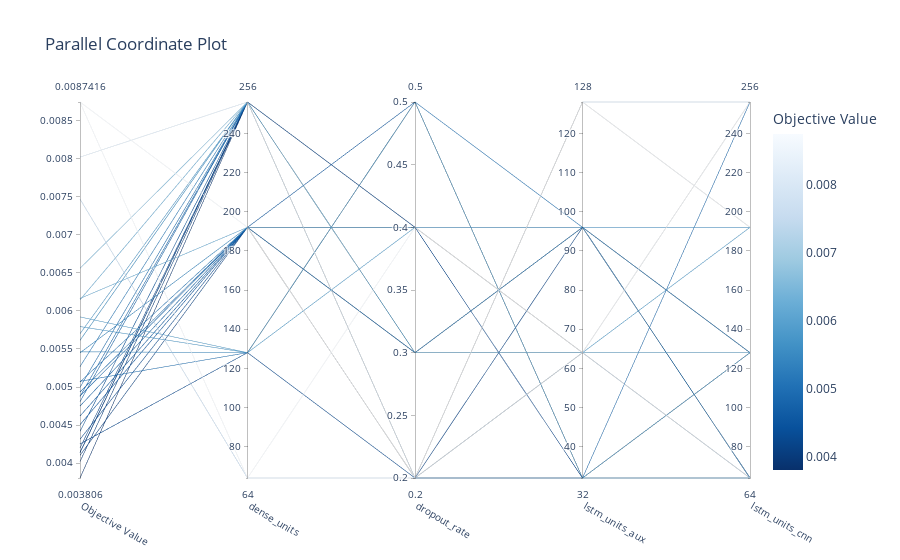

Notebook code cell kept with this figure:
### Code cell
# Graficar las coordenadas paralelas para ver las interacciones entre hiperparámetros
fig_parallel_coordinate = vis.plot_parallel_coordinate(study)
fig_parallel_coordinate.show()
